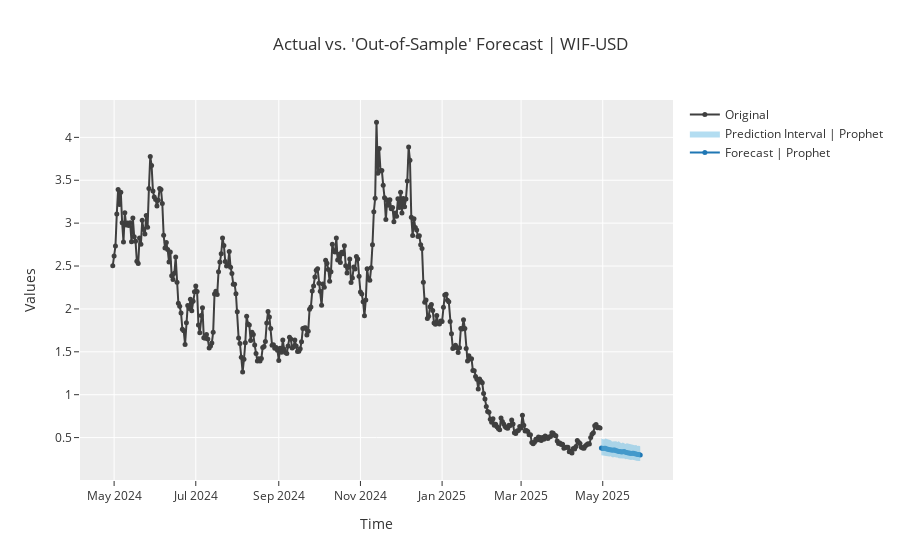

Notebook code cell kept with this figure:
### Code cell
prophet = create_model('prophet')
tuned_prophet = tune_model(prophet)
final_prophet = finalize_model(tuned_prophet)
prophet_predictions = predict_model(final_prophet)
#Plot prophet model forecast
plot_model(final_prophet, plot='forecast')
